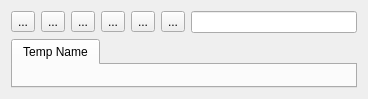
<?xml version="1.0" encoding="UTF-8"?>
<ui version="4.0">
 <class>WebBrowser</class>
 <widget class="QWidget" name="WebBrowser">
  <property name="geometry">
   <rect>
    <x>0</x>
    <y>0</y>
    <width>368</width>
    <height>99</height>
   </rect>
  </property>
  <property name="windowTitle">
   <string>Form</string>
  </property>
  <layout class="QGridLayout" name="gridLayout">
   <item row="0" column="0">
    <layout class="QHBoxLayout" name="horizontalLayout_2">
     <item>
      <layout class="QHBoxLayout" name="horizontalLayout">
       <item>
        <widget class="QToolButton" name="backwardToolButton">
         <property name="text">
          <string>...</string>
         </property>
        </widget>
       </item>
       <item>
        <widget class="QToolButton" name="forwardToolButton">
         <property name="text">
          <string>...</string>
         </property>
        </widget>
       </item>
       <item>
        <widget class="QToolButton" name="stopToolButton">
         <property name="text">
          <string>...</string>
         </property>
        </widget>
       </item>
       <item>
        <widget class="QToolButton" name="refreshToolButton">
         <property name="text">
          <string>...</string>
         </property>
        </widget>
       </item>
       <item>
        <widget class="QToolButton" name="fullScreenToolButton">
         <property name="text">
          <string>...</string>
         </property>
        </widget>
       </item>
       <item>
        <widget class="QToolButton" name="checkRSSButton">
         <property name="text">
          <string>...</string>
         </property>
        </widget>
       </item>
      </layout>
     </item>
     <item>
      <widget class="QLineEdit" name="lineEdit">
       <property name="sizePolicy">
        <sizepolicy hsizetype="Expanding" vsizetype="Fixed">
         <horstretch>0</horstretch>
         <verstretch>0</verstretch>
        </sizepolicy>
       </property>
      </widget>
     </item>
    </layout>
   </item>
   <item row="1" column="0">
    <widget class="QTabWidget" name="tabWidget">
     <property name="sizePolicy">
      <sizepolicy hsizetype="Expanding" vsizetype="Expanding">
       <horstretch>0</horstretch>
       <verstretch>0</verstretch>
      </sizepolicy>
     </property>
     <property name="currentIndex">
      <number>0</number>
     </property>
     <widget class="ChannelArea" name="listTab">
      <property name="sizePolicy">
       <sizepolicy hsizetype="Preferred" vsizetype="Preferred">
        <horstretch>0</horstretch>
        <verstretch>0</verstretch>
       </sizepolicy>
      </property>
      <attribute name="title">
       <string>Temp Name</string>
      </attribute>
     </widget>
    </widget>
   </item>
  </layout>
 </widget>
 <customwidgets>
  <customwidget>
   <class>ChannelArea</class>
   <extends>QWidget</extends>
   <header>channelarea.h</header>
   <container>1</container>
  </customwidget>
 </customwidgets>
 <resources/>
 <connections/>
</ui>
